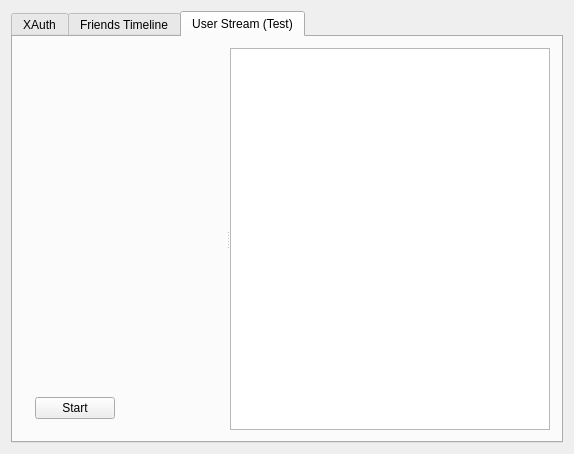
<?xml version="1.0" encoding="UTF-8"?>
<ui version="4.0">
 <class>MainWindow</class>
 <widget class="QMainWindow" name="MainWindow">
  <property name="geometry">
   <rect>
    <x>0</x>
    <y>0</y>
    <width>574</width>
    <height>454</height>
   </rect>
  </property>
  <property name="windowTitle">
   <string>MainWindow</string>
  </property>
  <widget class="QWidget" name="centralWidget">
   <layout class="QGridLayout" name="gridLayout">
    <item row="0" column="0">
     <widget class="QTabWidget" name="tabWidget">
      <property name="currentIndex">
       <number>2</number>
      </property>
      <widget class="QWidget" name="tab">
       <attribute name="title">
        <string>XAuth</string>
       </attribute>
       <layout class="QFormLayout" name="formLayout">
        <item row="0" column="0">
         <widget class="QLabel" name="label">
          <property name="text">
           <string>Username:</string>
          </property>
         </widget>
        </item>
        <item row="0" column="1">
         <widget class="QLineEdit" name="userNameLineEdit"/>
        </item>
        <item row="1" column="0">
         <widget class="QLabel" name="label_2">
          <property name="text">
           <string>Password:</string>
          </property>
         </widget>
        </item>
        <item row="1" column="1">
         <widget class="QLineEdit" name="passwordLineEdit"/>
        </item>
        <item row="2" column="0">
         <widget class="QLabel" name="label_3">
          <property name="text">
           <string>Token:</string>
          </property>
         </widget>
        </item>
        <item row="2" column="1">
         <widget class="QLabel" name="tokenLabel">
          <property name="text">
           <string/>
          </property>
         </widget>
        </item>
        <item row="3" column="0">
         <widget class="QLabel" name="label_4">
          <property name="text">
           <string>Token Secret:</string>
          </property>
         </widget>
        </item>
        <item row="3" column="1">
         <widget class="QLabel" name="tokenSecretLabel">
          <property name="text">
           <string/>
          </property>
         </widget>
        </item>
        <item row="4" column="0">
         <widget class="QPushButton" name="authenticateButton">
          <property name="text">
           <string>Authenticate</string>
          </property>
         </widget>
        </item>
        <item row="4" column="1">
         <spacer name="horizontalSpacer">
          <property name="orientation">
           <enum>Qt::Horizontal</enum>
          </property>
          <property name="sizeHint" stdset="0">
           <size>
            <width>448</width>
            <height>20</height>
           </size>
          </property>
         </spacer>
        </item>
       </layout>
      </widget>
      <widget class="QWidget" name="tab_2">
       <attribute name="title">
        <string>Friends Timeline</string>
       </attribute>
       <layout class="QGridLayout" name="gridLayout_3">
        <item row="0" column="0">
         <widget class="QSplitter" name="splitter">
          <property name="orientation">
           <enum>Qt::Horizontal</enum>
          </property>
          <widget class="QWidget" name="layoutWidget">
           <layout class="QGridLayout" name="gridLayout_2">
            <item row="0" column="0" colspan="2">
             <layout class="QFormLayout" name="formLayout_2">
              <item row="0" column="0">
               <widget class="QLabel" name="label_5">
                <property name="text">
                 <string>Type:</string>
                </property>
               </widget>
              </item>
              <item row="0" column="1">
               <widget class="QComboBox" name="typeFTComboBox">
                <item>
                 <property name="text">
                  <string>JSON</string>
                 </property>
                </item>
                <item>
                 <property name="text">
                  <string>XML</string>
                 </property>
                </item>
               </widget>
              </item>
              <item row="1" column="0">
               <widget class="QLabel" name="label_6">
                <property name="text">
                 <string>sinceid:</string>
                </property>
               </widget>
              </item>
              <item row="1" column="1">
               <widget class="QLineEdit" name="sinceidFTLineEdit"/>
              </item>
              <item row="2" column="0">
               <widget class="QLabel" name="label_7">
                <property name="text">
                 <string>maxid:</string>
                </property>
               </widget>
              </item>
              <item row="2" column="1">
               <widget class="QLineEdit" name="maxidFTLineEdit"/>
              </item>
              <item row="3" column="0">
               <widget class="QLabel" name="label_8">
                <property name="text">
                 <string>count:</string>
                </property>
               </widget>
              </item>
              <item row="3" column="1">
               <widget class="QLineEdit" name="countFTLineEdit"/>
              </item>
              <item row="4" column="0">
               <widget class="QLabel" name="label_9">
                <property name="text">
                 <string>page:</string>
                </property>
               </widget>
              </item>
              <item row="4" column="1">
               <widget class="QLineEdit" name="pageFTLineEdit"/>
              </item>
              <item row="5" column="0">
               <widget class="QLabel" name="label_10">
                <property name="text">
                 <string>skipuser:</string>
                </property>
               </widget>
              </item>
              <item row="5" column="1">
               <widget class="QComboBox" name="skipUserFTComboBox">
                <item>
                 <property name="text">
                  <string>false</string>
                 </property>
                </item>
                <item>
                 <property name="text">
                  <string>true</string>
                 </property>
                </item>
               </widget>
              </item>
              <item row="6" column="0">
               <widget class="QLabel" name="label_11">
                <property name="text">
                 <string>includeRts:</string>
                </property>
               </widget>
              </item>
              <item row="6" column="1">
               <widget class="QComboBox" name="includeRtsFTComboBox">
                <item>
                 <property name="text">
                  <string>false</string>
                 </property>
                </item>
                <item>
                 <property name="text">
                  <string>true</string>
                 </property>
                </item>
               </widget>
              </item>
              <item row="7" column="0">
               <widget class="QLabel" name="label_12">
                <property name="text">
                 <string>Include Entities</string>
                </property>
               </widget>
              </item>
              <item row="7" column="1">
               <widget class="QComboBox" name="includeEntitiesFTComboBox">
                <item>
                 <property name="text">
                  <string>false</string>
                 </property>
                </item>
                <item>
                 <property name="text">
                  <string>true</string>
                 </property>
                </item>
               </widget>
              </item>
             </layout>
            </item>
            <item row="1" column="1">
             <spacer name="verticalSpacer">
              <property name="orientation">
               <enum>Qt::Vertical</enum>
              </property>
              <property name="sizeHint" stdset="0">
               <size>
                <width>20</width>
                <height>118</height>
               </size>
              </property>
             </spacer>
            </item>
            <item row="2" column="0">
             <widget class="QPushButton" name="fetchFTPushButton">
              <property name="text">
               <string>Fetch</string>
              </property>
             </widget>
            </item>
            <item row="2" column="1">
             <spacer name="horizontalSpacer_2">
              <property name="orientation">
               <enum>Qt::Horizontal</enum>
              </property>
              <property name="sizeHint" stdset="0">
               <size>
                <width>108</width>
                <height>20</height>
               </size>
              </property>
             </spacer>
            </item>
           </layout>
          </widget>
          <widget class="QTextBrowser" name="responseFTTextBrowser">
           <property name="lineWrapMode">
            <enum>QTextEdit::WidgetWidth</enum>
           </property>
           <property name="acceptRichText">
            <bool>false</bool>
           </property>
           <property name="textInteractionFlags">
            <set>Qt::TextSelectableByMouse</set>
           </property>
           <property name="openLinks">
            <bool>false</bool>
           </property>
          </widget>
         </widget>
        </item>
       </layout>
      </widget>
      <widget class="QWidget" name="tab_3">
       <attribute name="title">
        <string>User Stream (Test)</string>
       </attribute>
       <layout class="QGridLayout" name="gridLayout_5">
        <item row="0" column="0">
         <widget class="QSplitter" name="splitter_2">
          <property name="orientation">
           <enum>Qt::Horizontal</enum>
          </property>
          <widget class="QWidget" name="layoutWidget">
           <layout class="QGridLayout" name="gridLayout_4">
            <item row="0" column="1">
             <spacer name="verticalSpacer_2">
              <property name="orientation">
               <enum>Qt::Vertical</enum>
              </property>
              <property name="sizeHint" stdset="0">
               <size>
                <width>20</width>
                <height>258</height>
               </size>
              </property>
             </spacer>
            </item>
            <item row="1" column="0">
             <widget class="QPushButton" name="startUserStreamButton">
              <property name="text">
               <string>Start</string>
              </property>
             </widget>
            </item>
            <item row="1" column="2">
             <spacer name="horizontalSpacer_3">
              <property name="orientation">
               <enum>Qt::Horizontal</enum>
              </property>
              <property name="sizeHint" stdset="0">
               <size>
                <width>40</width>
                <height>20</height>
               </size>
              </property>
             </spacer>
            </item>
           </layout>
          </widget>
          <widget class="QPlainTextEdit" name="responseUserStreamTextEdit">
           <property name="textInteractionFlags">
            <set>Qt::LinksAccessibleByKeyboard|Qt::LinksAccessibleByMouse|Qt::TextBrowserInteraction|Qt::TextSelectableByKeyboard|Qt::TextSelectableByMouse</set>
           </property>
          </widget>
         </widget>
        </item>
       </layout>
      </widget>
     </widget>
    </item>
   </layout>
  </widget>
 </widget>
 <layoutdefault spacing="6" margin="11"/>
 <resources/>
 <connections/>
</ui>
